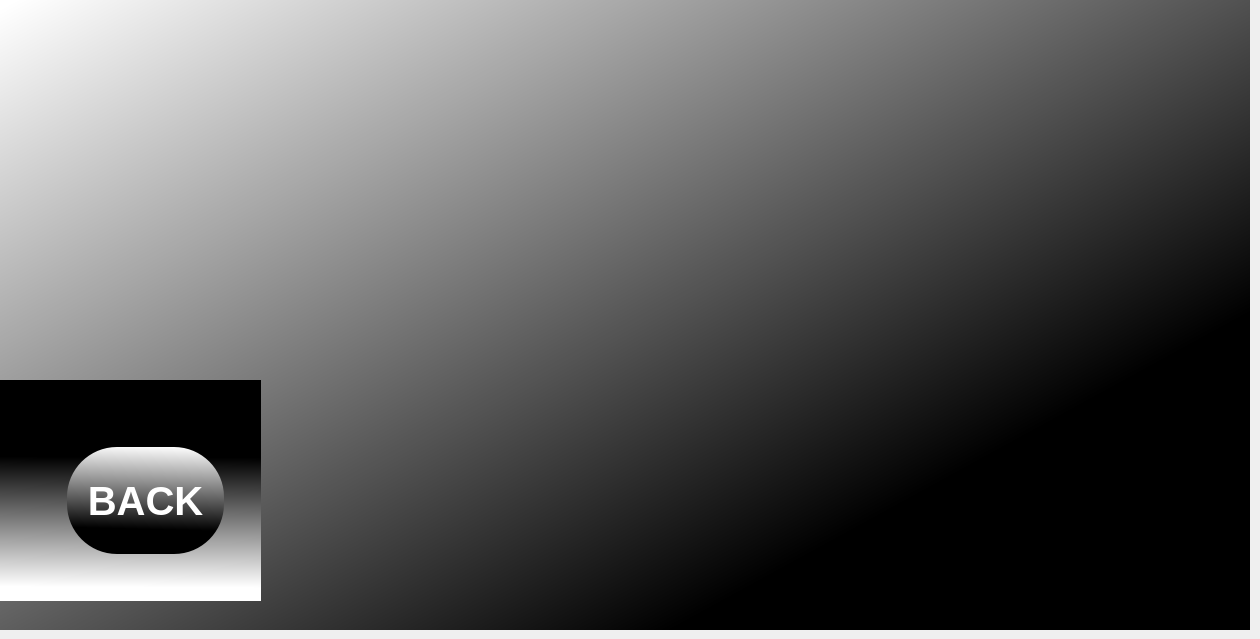
    <widget class="QWidget" name="page_49">
     <widget class="QLabel" name="label_15">
      <property name="geometry">
       <rect>
        <x>0</x>
        <y>0</y>
        <width>1250</width>
        <height>630</height>
       </rect>
      </property>
      <property name="styleSheet">
       <string notr="true">background-color: qlineargradient(spread:pad, x1:0.794851, y1:0.717, x2:0.012, y2:0, stop:0 rgba(0, 0, 0, 255), stop:1 rgba(255, 255, 255, 255));</string>
      </property>
      <property name="text">
       <string/>
      </property>
     </widget>
     <widget class="QLabel" name="label_16">
      <property name="geometry">
       <rect>
        <x>0</x>
        <y>0</y>
        <width>611</width>
        <height>381</height>
       </rect>
      </property>
      <property name="text">
       <string/>
      </property>
      <property name="pixmap">
       <pixmap resource="icon.qrc">:/sos/sos/f.jpeg</pixmap>
      </property>
      <property name="scaledContents">
       <bool>true</bool>
      </property>
     </widget>
     <widget class="QLabel" name="label_17">
      <property name="geometry">
       <rect>
        <x>610</x>
        <y>0</y>
        <width>641</width>
        <height>381</height>
       </rect>
      </property>
      <property name="text">
       <string/>
      </property>
      <property name="pixmap">
       <pixmap resource="icon.qrc">:/sos/sos/g.jpeg</pixmap>
      </property>
      <property name="scaledContents">
       <bool>true</bool>
      </property>
     </widget>
     <widget class="QLabel" name="label_18">
      <property name="geometry">
       <rect>
        <x>620</x>
        <y>380</y>
        <width>621</width>
        <height>221</height>
       </rect>
      </property>
      <property name="text">
       <string/>
      </property>
      <property name="pixmap">
       <pixmap resource="icon.qrc">:/sos/sos/cc.jpg</pixmap>
      </property>
      <property name="scaledContents">
       <bool>true</bool>
      </property>
     </widget>
     <widget class="QLabel" name="label_19">
      <property name="geometry">
       <rect>
        <x>260</x>
        <y>380</y>
        <width>361</width>
        <height>221</height>
       </rect>
      </property>
      <property name="text">
       <string/>
      </property>
      <property name="pixmap">
       <pixmap resource="icon.qrc">:/sos/C:/Users/DELL/OneDrive/Pictures/Screenshots/Screenshot_20230918_070240.png</pixmap>
      </property>
      <property name="scaledContents">
       <bool>true</bool>
      </property>
     </widget>
     <widget class="QPushButton" name="Carbon_back_push_6">
      <property name="geometry">
       <rect>
        <x>60</x>
        <y>440</y>
        <width>171</width>
        <height>121</height>
       </rect>
      </property>
      <property name="font">
       <font>
        <pointsize>30</pointsize>
        <italic>false</italic>
        <bold>true</bold>
       </font>
      </property>
      <property name="autoFillBackground">
       <bool>false</bool>
      </property>
      <property name="styleSheet">
       <string notr="true">QPushButton
{
border:none;
color:white;
	
	
	background-color: qlineargradient(spread:pad, x1:0.8, y1:0.78, x2:0.83, y2:0, stop:0 rgba(0, 0, 0, 255), stop:1 rgba(255, 255, 255, 255));
border-radius:50px;
margin:7px;

}
QPushButton:pressed
{
	
	background-color: qlineargradient(spread:pad, x1:0.518232, y1:0.349, x2:0.515022, y2:0.938, stop:0 rgba(0, 0, 0, 255), stop:1 rgba(255, 255, 255, 255));
}</string>
      </property>
      <property name="text">
       <string>BACK</string>
      </property>
     </widget>
     <widget class="QLabel" name="label_20">
      <property name="geometry">
       <rect>
        <x>0</x>
        <y>380</y>
        <width>261</width>
        <height>221</height>
       </rect>
      </property>
      <property name="styleSheet">
       <string notr="true">background-color: qlineargradient(spread:pad, x1:0.518232, y1:0.349, x2:0.515022, y2:0.938, stop:0 rgba(0, 0, 0, 255), stop:1 rgba(255, 255, 255, 255));</string>
      </property>
      <property name="text">
       <string/>
      </property>
     </widget>
     <zorder>label_15</zorder>
     <zorder>label_16</zorder>
     <zorder>label_17</zorder>
     <zorder>label_18</zorder>
     <zorder>label_19</zorder>
     <zorder>label_20</zorder>
     <zorder>Carbon_back_push_6</zorder>
    </widget>
